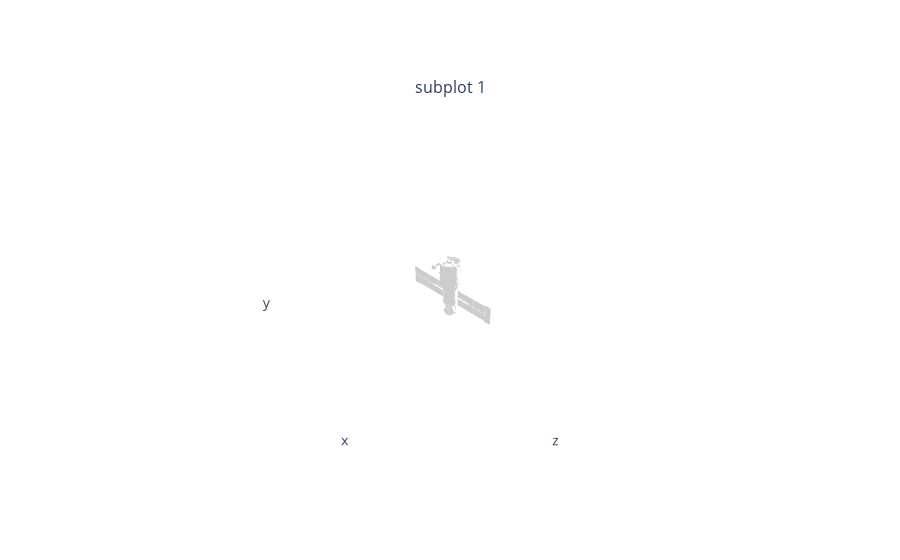

Notebook cell for this chart:
### Code cell
def plot_pointcloud(mesh, title=""):
    # Sample points uniformly from the surface of the mesh.
    points = sample_points_from_meshes(mesh, 5000)
    x, y, z = points.clone().detach().cpu().squeeze().unbind(1)    
    fig = plt.figure(figsize=(5, 5))
    ax = fig.add_subplot(111, projection='3d')
    ax.scatter3D(x, z, -y)
    ax.set_xlabel('x')
    ax.set_ylabel('z')
    ax.set_zlabel('y')
    ax.set_title(title)
    ax.view_init(220, 30)
    ax.axis('equal')
    plt.show()

plot_pointcloud(trg_mesh, "Target mesh")
plot_batch_individually(trg_mesh)

### Figure 1 — Plotly figure (JSON) as saved in the notebook; plotly's stock layout.template omitted (floating-point values rounded to 4 significant figures; data arrays with more than 128 entries replaced by an {"elided": "..."} marker saying what was removed)
{"data": [{"i": {"elided": "17445 int values"}, "j": {"elided": "17445 int values"}, "k": {"elided": "17445 int values"}, "lighting": {"ambient": 0.8, "diffuse": 1, "facenormalsepsilon": 1e-06, "fresnel": 0, "roughness": 0.5, "specular": 0, "vertexnormalsepsilon": 1e-12}, "name": "trace1-1", "scene": "scene", "type": "mesh3d", "vertexcolor": {"elided": "10374x3 int values"}, "x": {"elided": "10374 float values"}, "y": {"elided": "10374 float values"}, "z": {"elided": "10374 float values"}}], "layout": {"annotations": [{"font": {"size": 16}, "showarrow": false, "text": "subplot 1", "x": 0.5, "xanchor": "center", "xref": "paper", "y": 1, "yanchor": "bottom", "yref": "paper"}], "scene": {"aspectmode": "cube", "camera": {"up": {"x": 0, "y": 1, "z": 0}}, "domain": {"x": [0, 1], "y": [0, 1]}, "xaxis": {"backgroundcolor": "#fff", "range": [-200.0, 200.0], "showaxeslabels": false, "showgrid": false, "showline": false, "showticklabels": false, "ticks": "", "zeroline": false}, "yaxis": {"backgroundcolor": "#fff", "range": [-200.0, 200.0], "showaxeslabels": false, "showgrid": false, "showline": false, "showticklabels": false, "ticks": "", "zeroline": false}, "zaxis": {"backgroundcolor": "#fff", "range": [-200.0, 200.0], "showaxeslabels": false, "showgrid": false, "showline": false, "showticklabels": false, "ticks": "", "zeroline": false}}}}
